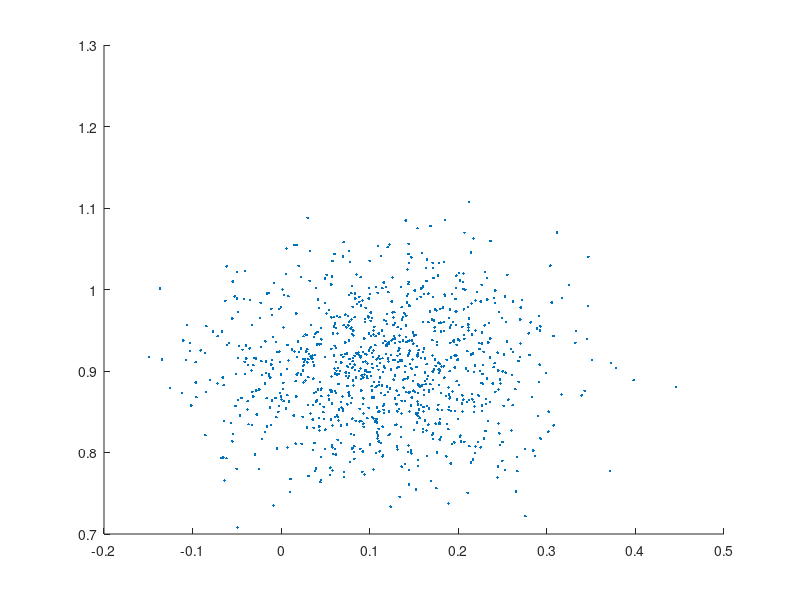

Reproduce this figure in MATLAB. (Note: this script raises an error after producing the figure.)
clear
close all

rng default

mu = 0;
sigma = 1;
Nsam = 100;
Nboot = 1000;

sample = mu + sigma*randn(Nsam, 1);
index = randi(Nsam, Nsam, Nboot);
bootsam = sample(index);
scatter(mean(bootsam), std(bootsam), '.')
hold on
xline(mu, '--')
yline(sigma, '--')

xlabel('Mean')
ylabel('Standard Deviation')

grid on

set(gcf, Position=[200 200 500 400])

exportgraphics(gca, "../bootstrap.pdf", ContentType="vector", BackgroundColor="none")
